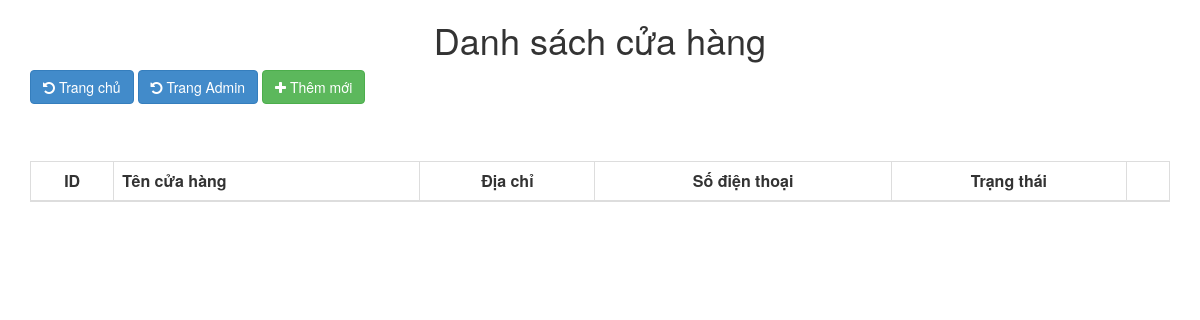
Before: /store_management.php with the older database file.
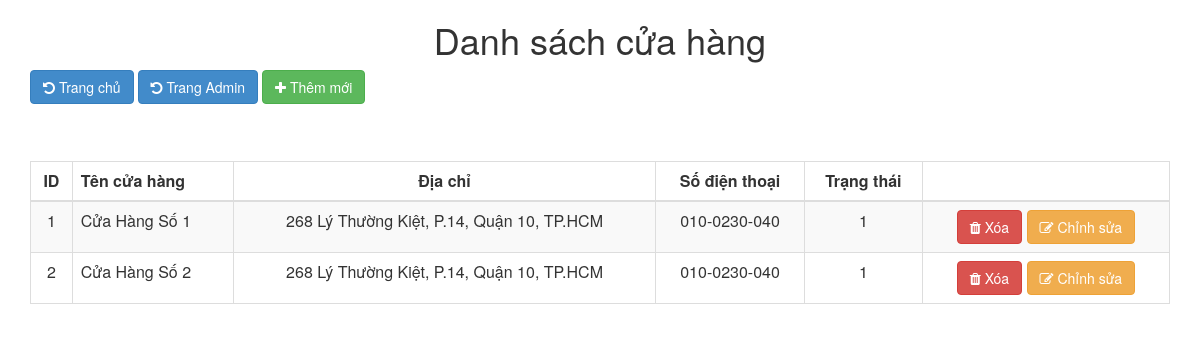
After: the same page with the newer database file.
### tables this page shows
CREATE TABLE `store` (
  `id` int(11) NOT NULL AUTO_INCREMENT,
  `name` varchar(255) DEFAULT NULL,
  `address` varchar(255) DEFAULT NULL,
  `phone_number` varchar(255) DEFAULT NULL,
  `visible` tinyint(255) DEFAULT 1,
  PRIMARY KEY (`id`)
);

### store_management.php (the view, shortened to what this page needs)
<html>
	<head lang="en">
		<link type="text/css" rel="stylesheet" href="bootstrap-3.2.0-dist\css\bootstrap.css"/>
    <link rel="stylesheet" href="css/font-awesome.min.css">
	</head>
	<body>
		<section id="user" class="parallax-section">
			<div class="container">
				<h1 align="center">Danh sách cửa hàng</h1>
				<div class="d-block">
					<a type="button" href="index.php" class="btn btn-primary mr-5"><i class="fa fa-undo"></i> Trang chủ</a>
					<a type="button" href="admin.php" class="btn btn-primary"><i class="fa fa-undo"></i> Trang Admin</a>
					<a type="button" href="add_store.php" class="btn btn-success"><i class="fa fa-plus"></i> Thêm mới</a>
				</div>
				<div class="d-block" style="margin-top:5%;">
					<table class="table table-bordered table-hover table-striped">
						<thead>
							<tr>
								<th scope="col" class="text-center">ID</th>
								<th scope="col">Tên cửa hàng</th>
								<th scope="col" class="text-center">Địa chỉ</th>
								<th scope="col" class="text-center">Số điện thoại</th>
								<th scope="col" class="text-center">Trạng thái</th>
								<th scope="col"> </th>
							</tr>
						</thead>
						<?php
							include("database/db_conection.php");
							$view_users_query="select * from store";
							$run=mysqli_query($dbcon,$view_users_query);
							while($row=mysqli_fetch_array($run))
							{
								$store_id=$row[0];
								$store_name=$row[1];
								$store_address=$row[2];
								$store_phone=$row[3];
								$store_visible=$row[4];
						?>
						<tr>
							<td scope="row" class="text-center">
								<?php echo $store_id;  ?></td>
							<td scope="row">
								<?php echo $store_name;  ?></td>
							<td scope="row" class="text-center">
								<?php echo $store_address;  ?></td>
							<td scope="row" class="text-center">
								<?php echo $store_phone;  ?></td>
							<td scope="row" class="text-center">
								<?php echo $store_visible;  ?></td>
							<td scope="row" class="text-center">
								<a href="delete_store.php?id=<?php echo $store_id ?>">
									<button class="btn btn-danger mr-2"><i class="fa fa-trash"></i> Xóa</button>
								</a>
								<a href="update_store.php?id=<?php echo $store_id ?>">
									<button class="btn btn-warning"><i class="fa fa-edit"></i> Chỉnh sửa</button>
								</a>
							</td>
						</tr>
						<?php } ?>
					</table>
				</div>
			</div>
		</section>
	</body>
</html>

Changed rows visible on the page:
added store: id "1", name "Cửa Hàng Số 1", address "268 Lý Thường Kiệt, P.14, Quận 10, TP.HCM", phone_number "010-0230-040", visible "1"
added store: id "2", name "Cửa Hàng Số 2", address "268 Lý Thường Kiệt, P.14, Quận 10, TP.HCM", phone_number "010-0230-040", visible "1"
